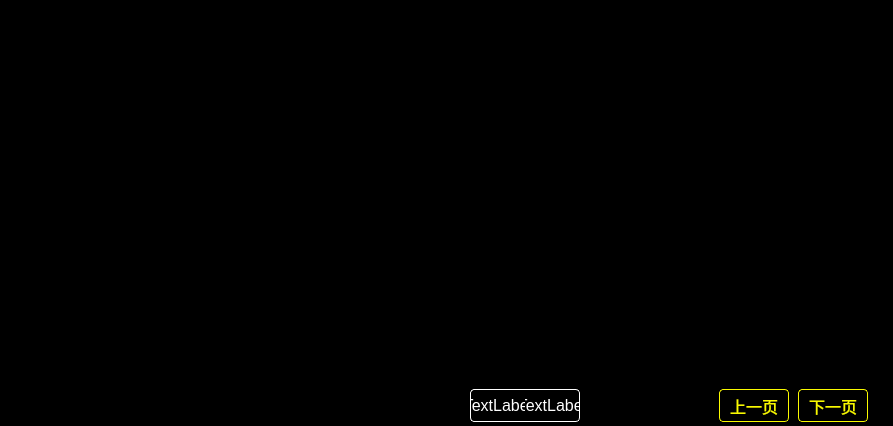
<?xml version="1.0" encoding="UTF-8"?>
<ui version="4.0">
 <class>DCUWidget</class>
 <widget class="QWidget" name="DCUWidget">
  <property name="geometry">
   <rect>
    <x>0</x>
    <y>0</y>
    <width>893</width>
    <height>426</height>
   </rect>
  </property>
  <property name="windowTitle">
   <string>Form</string>
  </property>
  <property name="styleSheet">
   <string notr="true">QWidget{
	background:black;
}
/***页码****/
QLabel#label_pageNum{
	color:white;
	font:16px;
	border:1px solid white;
	border-top-left-radius:4px;
	border-bottom-left-radius:4px;
	border-right:none;
}
/*****总页数*****/
QLabel#label_totalPage{
	color:white;
	font:16px;
	border:1px solid white;
	border-bottom-right-radius:4px;
	border-top-right-radius:4px;
	border-left:none;
}

QPushButton{
	color:#f9f900;
	font:75 16px;
	border:1px solid  #fafa00;
	border-radius:4px;
}

QPushButton:focus:!active{
	background:transparent;
}

QPushButton:pressed:active,QPushButton:focus:active{
	background:#0000fe;
}
</string>
  </property>
  <layout class="QVBoxLayout" name="verticalLayout">
   <property name="spacing">
    <number>0</number>
   </property>
   <property name="leftMargin">
    <number>0</number>
   </property>
   <property name="topMargin">
    <number>4</number>
   </property>
   <property name="rightMargin">
    <number>0</number>
   </property>
   <property name="bottomMargin">
    <number>4</number>
   </property>
   <item>
    <widget class="QStackedWidget" name="stackedWidget">
     <property name="enabled">
      <bool>true</bool>
     </property>
    </widget>
   </item>
   <item>
    <layout class="QHBoxLayout" name="horizontalLayout">
     <property name="spacing">
      <number>0</number>
     </property>
     <property name="topMargin">
      <number>0</number>
     </property>
     <property name="bottomMargin">
      <number>0</number>
     </property>
     <item>
      <spacer name="horizontalSpacer">
       <property name="orientation">
        <enum>Qt::Horizontal</enum>
       </property>
       <property name="sizeHint" stdset="0">
        <size>
         <width>470</width>
         <height>20</height>
        </size>
       </property>
      </spacer>
     </item>
     <item>
      <layout class="QHBoxLayout" name="horizontalLayout_3">
       <property name="spacing">
        <number>0</number>
       </property>
       <item>
        <widget class="QLabel" name="label_pageNum">
         <property name="minimumSize">
          <size>
           <width>55</width>
           <height>33</height>
          </size>
         </property>
         <property name="maximumSize">
          <size>
           <width>55</width>
           <height>33</height>
          </size>
         </property>
         <property name="text">
          <string>TextLabel</string>
         </property>
         <property name="alignment">
          <set>Qt::AlignCenter</set>
         </property>
        </widget>
       </item>
       <item>
        <widget class="QLabel" name="label_totalPage">
         <property name="minimumSize">
          <size>
           <width>55</width>
           <height>33</height>
          </size>
         </property>
         <property name="maximumSize">
          <size>
           <width>55</width>
           <height>33</height>
          </size>
         </property>
         <property name="text">
          <string>TextLabel</string>
         </property>
         <property name="alignment">
          <set>Qt::AlignCenter</set>
         </property>
        </widget>
       </item>
      </layout>
     </item>
     <item>
      <spacer name="horizontalSpacer_2">
       <property name="orientation">
        <enum>Qt::Horizontal</enum>
       </property>
       <property name="sizeHint" stdset="0">
        <size>
         <width>55</width>
         <height>20</height>
        </size>
       </property>
      </spacer>
     </item>
     <item>
      <layout class="QHBoxLayout" name="horizontalLayout_2">
       <property name="spacing">
        <number>9</number>
       </property>
       <item>
        <widget class="QPushButton" name="pbt_pageUp">
         <property name="minimumSize">
          <size>
           <width>70</width>
           <height>33</height>
          </size>
         </property>
         <property name="maximumSize">
          <size>
           <width>70</width>
           <height>33</height>
          </size>
         </property>
         <property name="styleSheet">
          <string notr="true"/>
         </property>
         <property name="text">
          <string>上一页</string>
         </property>
        </widget>
       </item>
       <item>
        <widget class="QPushButton" name="pbt_pageDown">
         <property name="minimumSize">
          <size>
           <width>70</width>
           <height>33</height>
          </size>
         </property>
         <property name="maximumSize">
          <size>
           <width>70</width>
           <height>33</height>
          </size>
         </property>
         <property name="styleSheet">
          <string notr="true"/>
         </property>
         <property name="text">
          <string>下一页</string>
         </property>
        </widget>
       </item>
       <item>
        <spacer name="horizontalSpacer_4">
         <property name="orientation">
          <enum>Qt::Horizontal</enum>
         </property>
         <property name="sizeHint" stdset="0">
          <size>
           <width>25</width>
           <height>20</height>
          </size>
         </property>
        </spacer>
       </item>
      </layout>
     </item>
    </layout>
   </item>
  </layout>
  <zorder>stackedWidget</zorder>
  <zorder>horizontalSpacer_4</zorder>
  <zorder>pbt_pageUp</zorder>
  <zorder>pbt_pageDown</zorder>
  <zorder>horizontalSpacer_4</zorder>
  <zorder>pbt_pageUp</zorder>
  <zorder>pbt_pageDown</zorder>
 </widget>
 <resources/>
 <connections/>
</ui>
